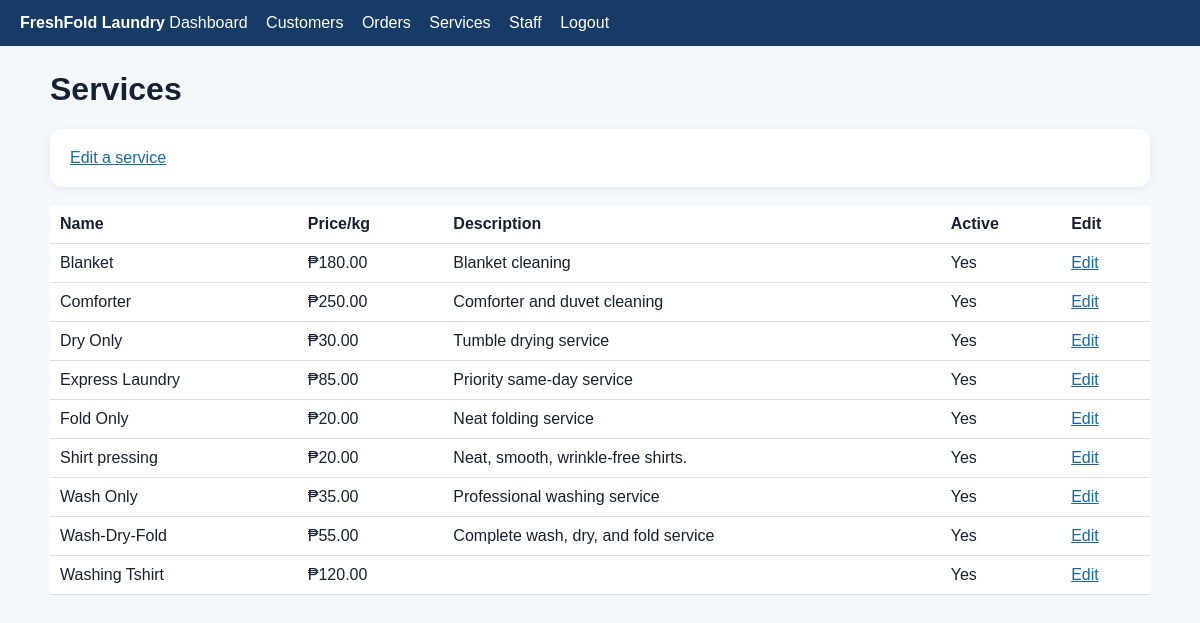
The app's page /services (signed in) with its own data.
### tables this page shows
CREATE TABLE services (
            id INTEGER PRIMARY KEY AUTOINCREMENT,
            name TEXT UNIQUE NOT NULL,
            price_per_kg REAL NOT NULL,
            description TEXT NOT NULL DEFAULT '',
            active INTEGER NOT NULL DEFAULT 1
        );

### app.py (the view)
@app.route("/services")
@login_required
def services():
    return render_template("services.html", services=get_db().execute("SELECT * FROM services ORDER BY active DESC, name").fetchall())

### app.py (called while the page is built)
def get_db():
    if "db" not in g:
        g.db = sqlite3.connect(app.config["DATABASE"])
        g.db.row_factory = sqlite3.Row
        g.db.execute("PRAGMA foreign_keys = ON")
    return g.db

def login_required(view):
    @wraps(view)
    def wrapped_view(*args, **kwargs):
        if "user_id" not in session:
            return redirect(url_for("login", next=request.path))
        return view(*args, **kwargs)
    return wrapped_view

def money(value):
    return f"₱{float(value or 0):,.2f}"

@app.template_filter("money")
def money_filter(value):
    return money(value)

@app.context_processor
def inject_globals():
    return {"statuses": STATUSES, "today": date.today().isoformat(), "shop_name": "FreshFold Laundry"}

@app.before_request
def ensure_database():
    init_db()

### templates/services.html
{% extends "base.html" %}{% block content %}
<h1>Services</h1><div class="card"><a href="{{ url_for('edit_service',service_id=services[0].id) if services else '#' }}">Edit a service</a></div>
<table><tr><th>Name</th><th>Price/kg</th><th>Description</th><th>Active</th><th>Edit</th></tr>
{% for s in services %}<tr><td>{{s.name}}</td><td>{{s.price_per_kg|money}}</td><td>{{s.description}}</td><td>{{'Yes' if s.active else 'No'}}</td><td><a href="{{url_for('edit_service',service_id=s.id)}}">Edit</a></td></tr>{% endfor %}</table>{% endblock %}

### templates/base.html (style rules this page uses)
body { font-family:Arial,sans-serif;margin:0;background:#f4f7fb;color:#172033 }
.card { background:white;border-radius:12px;padding:20px;margin-bottom:18px;box-shadow:0 2px 10px #0001 }
table { width:100%;border-collapse:collapse;background:white }
th,td { padding:10px;border-bottom:1px solid #ddd;text-align:left }
a { color:#1769aa }

### records on screen
services: name "Blanket", price_per_kg "₱180.00", description "Blanket cleaning", active "Yes"
services: name "Comforter", price_per_kg "₱250.00", description "Comforter and duvet cleaning", active "Yes"
services: name "Dry Only", price_per_kg "₱30.00", description "Tumble drying service", active "Yes"
services: name "Express Laundry", price_per_kg "₱85.00", description "Priority same-day service", active "Yes"
services: name "Fold Only", price_per_kg "₱20.00", description "Neat folding service", active "Yes"
services: name "Shirt pressing", price_per_kg "₱20.00", description "Neat, smooth, wrinkle-free shirts.", active "Yes"
services: name "Wash Only", price_per_kg "₱35.00", description "Professional washing service", active "Yes"
services: name "Wash-Dry-Fold", price_per_kg "₱55.00", description "Complete wash, dry, and fold service", active "Yes"
services: name "Washing Tshirt", price_per_kg "₱120.00", active "Yes"
